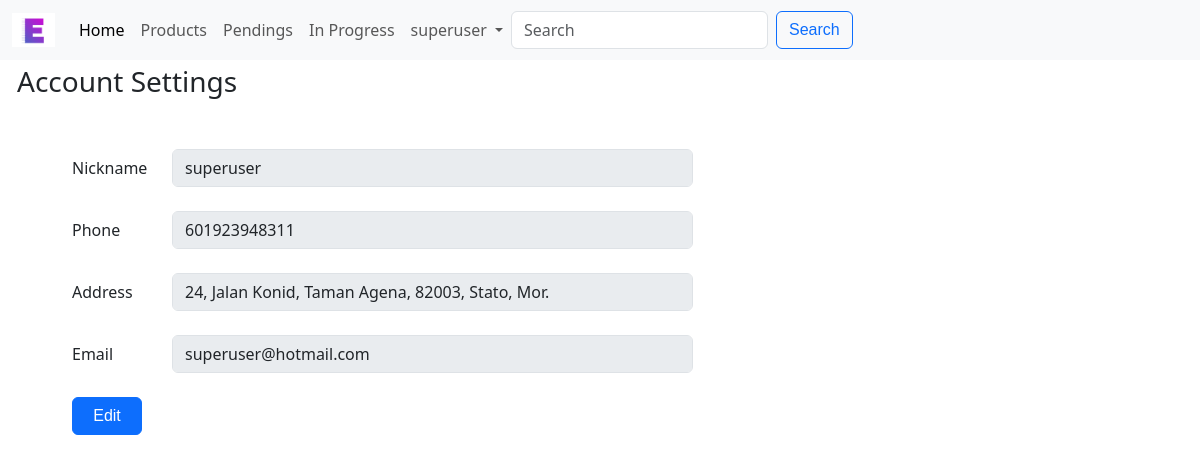
Page /settings (signed in) on the committed database.
### esb/models.py (models this page shows, shortened)
class User(AbstractUser):
    email_token = models.CharField(max_length=200)
    email_is_verified = models.BooleanField(default=False)

class Customer(models.Model):
    user = models.OneToOneField(
        User, on_delete=models.CASCADE, null=True, unique=True)
    name = models.CharField(max_length=100, null=True)
    phone = models.CharField(max_length=100, null=True)
    address = models.CharField(max_length=200, null=True)

### esb/views.py (the view)
# urls.py: path("settings", views.settings_view, name="settings"),
@login_required
def settings_view(request):
    user = User.objects.get(username=request.user.username)
    return render(request, "esb/settings.html", {"user": user})

### esb/templates/esb/settings.html (shortened to what this page needs)
{% extends "esb/layout.html" %}
{% block body %}
    <div id="settings-view" class="container-fluid">
        <h3>Account Settings</h3>
        <div style="margin: 50px;">
            <form id="settings-form">
                <div class="row mb-4" style="display: flex;">
                    <label class="col-sm-1 col-form-label" style="width:100px;">Nickname</label>
                    <div class="col-sm-6">
                        <input disabled id="username" class="form-control" value="{{ user.customer.name }}">
                    </div>
                </div>
                <div class="row mb-4" style="display: flex;">
                    <label class="col-sm-1 col-form-label" style="width:100px;">Phone</label>
                    <div class="col-sm-6">
                        <input id="phone" disabled class="form-control" value="{{ user.customer.phone }}">
                    </div>
                </div>
                <div class="row mb-4" style="display: flex;">
                    <label class="col-sm-1 col-form-label" style="width:100px;">Address</label>
                    <div class="col-sm-6">
                        <input id="address" disabled class="form-control" value="{{ user.customer.address }}">
                    </div>
                </div>
                <div class="row mb-4" style="display: flex;">
                    <label class="col-sm-1 col-form-label" style="width:100px;">Email</label>
                    <div class="col-sm-6">
                        <input disabled class="form-control" value="{{ user.email }}">
                    </div>
                </div>
                <button id="btn-edit" class="btn btn-primary">Edit</button>
            </form>
        </div>
    </div>
{% endblock %}

### esb/templates/esb/layout.html (shortened to what this page needs)
{% load static %}
<!DOCTYPE html>
<html lang="en">
    <head>
        <link href="https://cdn.jsdelivr.net/npm/bootstrap@5.3.0-alpha1/dist/css/bootstrap.min.css" rel="stylesheet"
>
        <link rel="stylesheet" href="{% static 'esb/styles.css' %}">
    </head>
    <body>
        <nav class="navbar navbar-expand-lg bg-body-tertiary fixed-top">
            <div class="container-fluid">
                <a class="navbar-brand" href="#">
                    <img src="{% static 'esb/image/ESB.jpg' %}" alt="Esb" width="43" height="34">
                </a>
                <div class="collapse navbar-collapse" id="navbarNavDropdown" style="text-align:center;">
                    <ul class="navbar-nav">
                        <li class="nav-item">
                            <a class="nav-link active" aria-current="page" href="{% url 'index' %}">Home</a>
                        </li>
                        <li class="nav-item">
                            <a class="nav-link" href="{% url 'category' %}">Products</a>
                        </li>
                        <li class="nav-item">
                            <a class="nav-link" href="{% url 'pendings' %}">Pendings</a>
                        </li>
                        <li class="nav-item">
                            <a class="nav-link" href="{% url 'inprogress' %}">In Progress</a>
                        </li>
                        {% if request.user.is_authenticated %}
                        <li class="nav-item dropdown" style="text-align:center;">
                            <a class="nav-link dropdown-toggle" href="#" role="button" data-bs-toggle="dropdown" aria-expanded="false">
                                {{ user.username }}
                            </a>
                        </li>
                        {% endif %}
                    </ul>
                    <form action="{% url 'search_products' %}"class="d-flex" role="search" method="get">
                        <input class="form-control me-2" type="search" placeholder="Search" aria-label="Search" name="q">
                        <button class="btn btn-outline-primary" type="submit">Search</button>
                    </form>
                </div>
            </div>
        </nav>
    {% block body %}
    {% endblock %}
    </body>
</html>

### esb/static/esb/styles.css (style rules this page uses)
body { padding-top: 3.75rem; padding-bottom: 3.75rem; }
#settings-view { margin: 5px; }
#settings-form { margin: 5px; }
.btn { font-family: 'Gill Sans', 'Gill Sans MT', Calibri, 'Trebuchet MS', sans-serif; }
#btn-edit { width: 70px; }

### rows in the picture
User: username "superuser", customer.name "superuser", customer.phone "601923948311", customer.address "24, Jalan Konid, Taman Agena, 82003, Stato, Mor.", email "superuser@hotmail.com"
